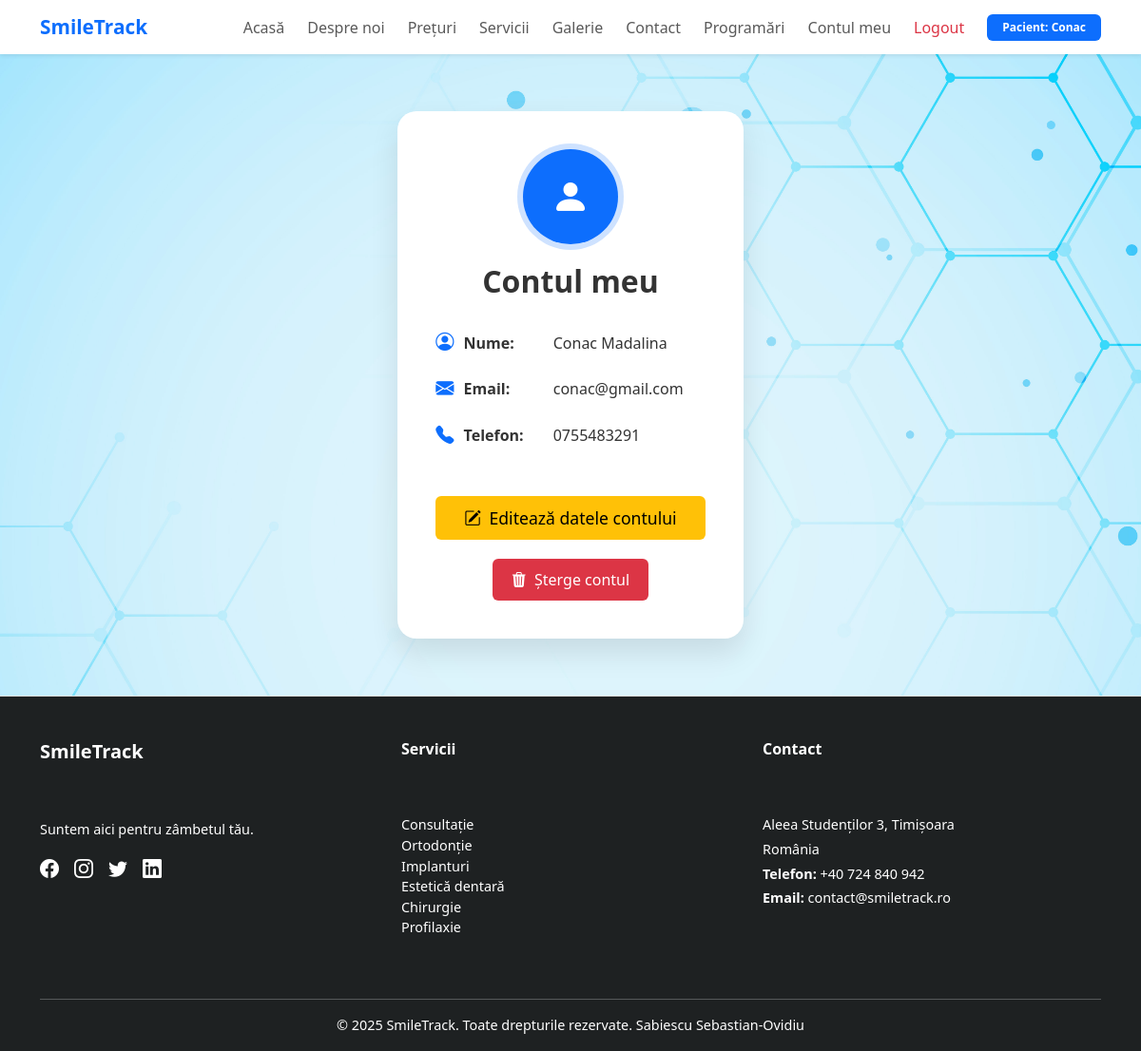
Screenshot of /dashboard/pacient/contul_meu.php (signed in) with the database file from the repository.
### tables this page shows
CREATE TABLE IF NOT EXISTS `utilizatori` (
  `id` int NOT NULL AUTO_INCREMENT,
  `nume` varchar(100) NOT NULL,
  `prenume` varchar(100) NOT NULL,
  `email` varchar(150) NOT NULL,
  `telefon` varchar(20) DEFAULT NULL,
  `parola` varchar(255) NOT NULL,
  `rol` enum('pacient','medic','admin') NOT NULL DEFAULT 'pacient',
  `data_inregistrare` timestamp NULL DEFAULT CURRENT_TIMESTAMP,
  PRIMARY KEY (`id`),
  UNIQUE KEY `email` (`email`)
);

### dashboard/pacient/contul_meu.php (the view, shortened to what this page needs)
<?php
require_once("../../config/db.php");
$id = $_SESSION["user_id"];
$sql = "SELECT nume, prenume, email, telefon FROM utilizatori WHERE id = ?";
$stmt = $conn->prepare($sql);
$stmt->bind_param("i", $id);
$stmt->execute();
$rez = $stmt->get_result();
$user = $rez->fetch_assoc();
?>
<?php include("../../includes/header.php"); ?>
<?php include("../../includes/navbar.php"); ?>
<div class="account-card">
  <div class="account-avatar">
    <i class="bi bi-person-fill"></i>
  </div>
  <h2>Contul meu</h2>
  <div class="info-block">
    <i class="bi bi-person-circle"></i><strong>Nume:</strong> <?= htmlspecialchars($user["nume"] . " " . $user["prenume"]) ?>
  </div>
  <div class="info-block">
    <i class="bi bi-envelope-fill"></i><strong>Email:</strong> <?= htmlspecialchars($user["email"]) ?>
  </div>
  <div class="info-block">
    <i class="bi bi-telephone-fill"></i><strong>Telefon:</strong> <?= htmlspecialchars($user["telefon"]) ?>
  </div>
  <a href="editare_cont.php" class="btn btn-warning btn-edit">
    <i class="bi bi-pencil-square me-1"></i> Editează datele contului
  </a>
  <form method="POST" onsubmit="return confirm('Ești sigur că vrei să ștergi contul? Această acțiune este ireversibilă!');">
    <button type="submit" name="sterge_cont" class="btn btn-danger btn-delete">
      <i class="bi bi-trash3-fill me-1"></i> Șterge contul
    </button>
  </form>
</div>
<?php include("../../includes/footer.php"); ?>

### assets/css/style.css (style rules this page uses)
body { font-family: 'Segoe UI', sans-serif; background: linear-gradient(to right top, #f0f8ff, #e6f0ff); background-attachment: fixed; margin: 0; padding: 0; color: #333; }
.btn-warning { background-color: #ffc107; color: #000; border: none; }
.btn-danger { background-color: #dc3545; border: none; }

### includes/header.php (style rules this page uses)
body { background: linear-gradient(to bottom right, #f9fafb, #eef2f3); min-height: 100vh; }

### dashboard/pacient/contul_meu.php (style rules this page uses)
body { background: url('/Smiletrack/assets/images/wpimg.jpg') no-repeat center center fixed; background-size: cover; }
.account-card { max-width: 700px; margin: 60px auto; padding: 40px; background: #fff; border-radius: 20px; box-shadow: 0 15px 30px rgba(0,0,0,0.1); text-align: center; }
.account-card h2 { margin-bottom: 30px; font-weight: 700; }
.account-avatar { width: 100px; height: 100px; background: #0d6efd; color: white; border-radius: 50%; font-size: 40px; display: flex; align-items: center; justify-content: center; margin: 0 auto 20px; box-shadow: 0 0 0 6px rgba(13,110,253,0.2); }
.info-block { margin: 20px 0; text-align: left; }
.info-block i { color: #0d6efd; margin-right: 10px; font-size: 1.2rem; }
.info-block strong { display: inline-block; width: 90px; color: #333; }
.btn-edit { margin-top: 30px; font-size: 1.1rem; padding: 10px 30px; }
.btn-delete { margin-top: 20px; font-size: 1rem; padding: 10px 20px; }

### rows the page displays
utilizatori: nume+prenume "Conac Madalina", email "conac@gmail.com", telefon "0755483291"

### other values shown
$rol "Pacient"
$nume "Conac"
